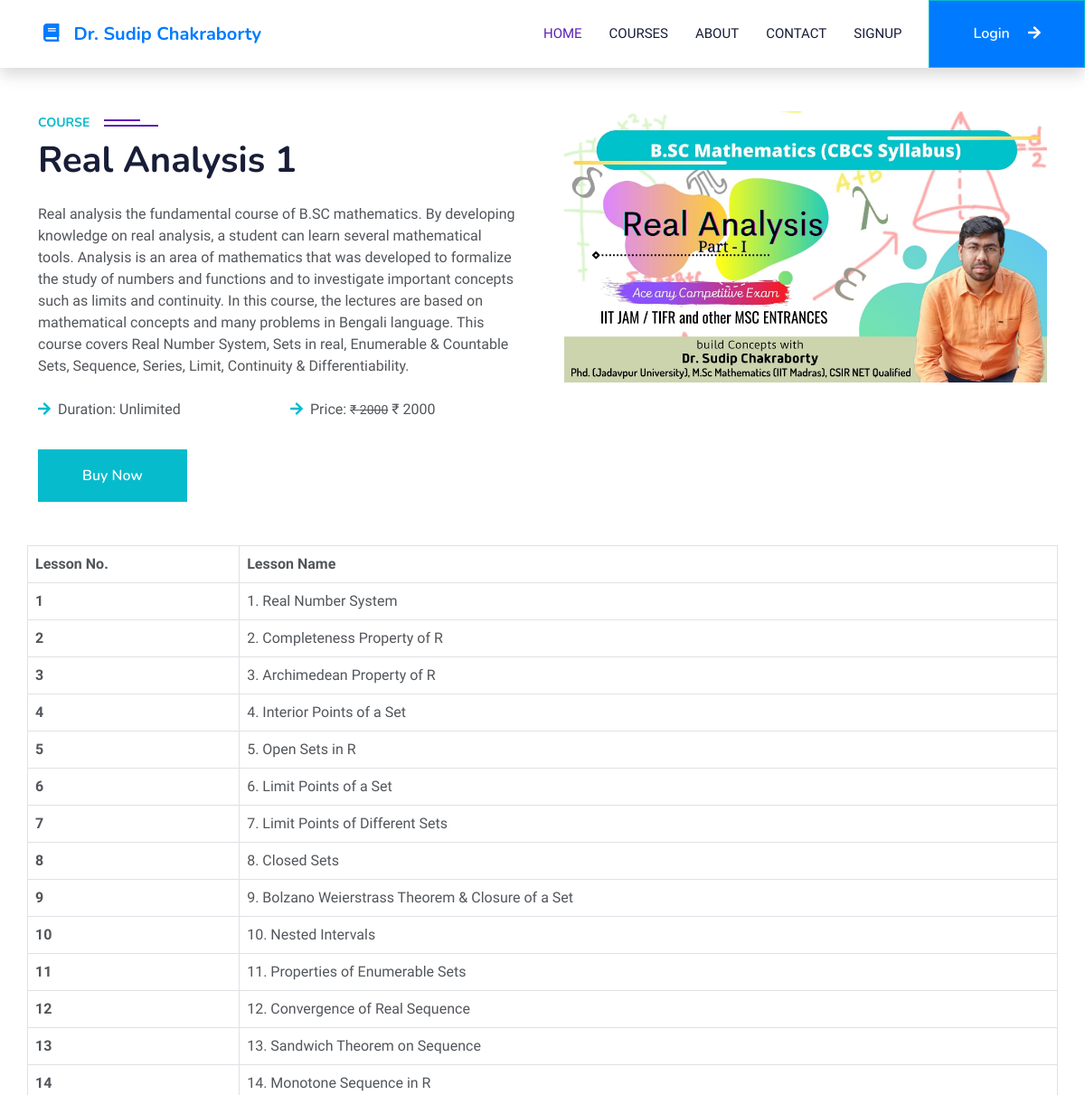
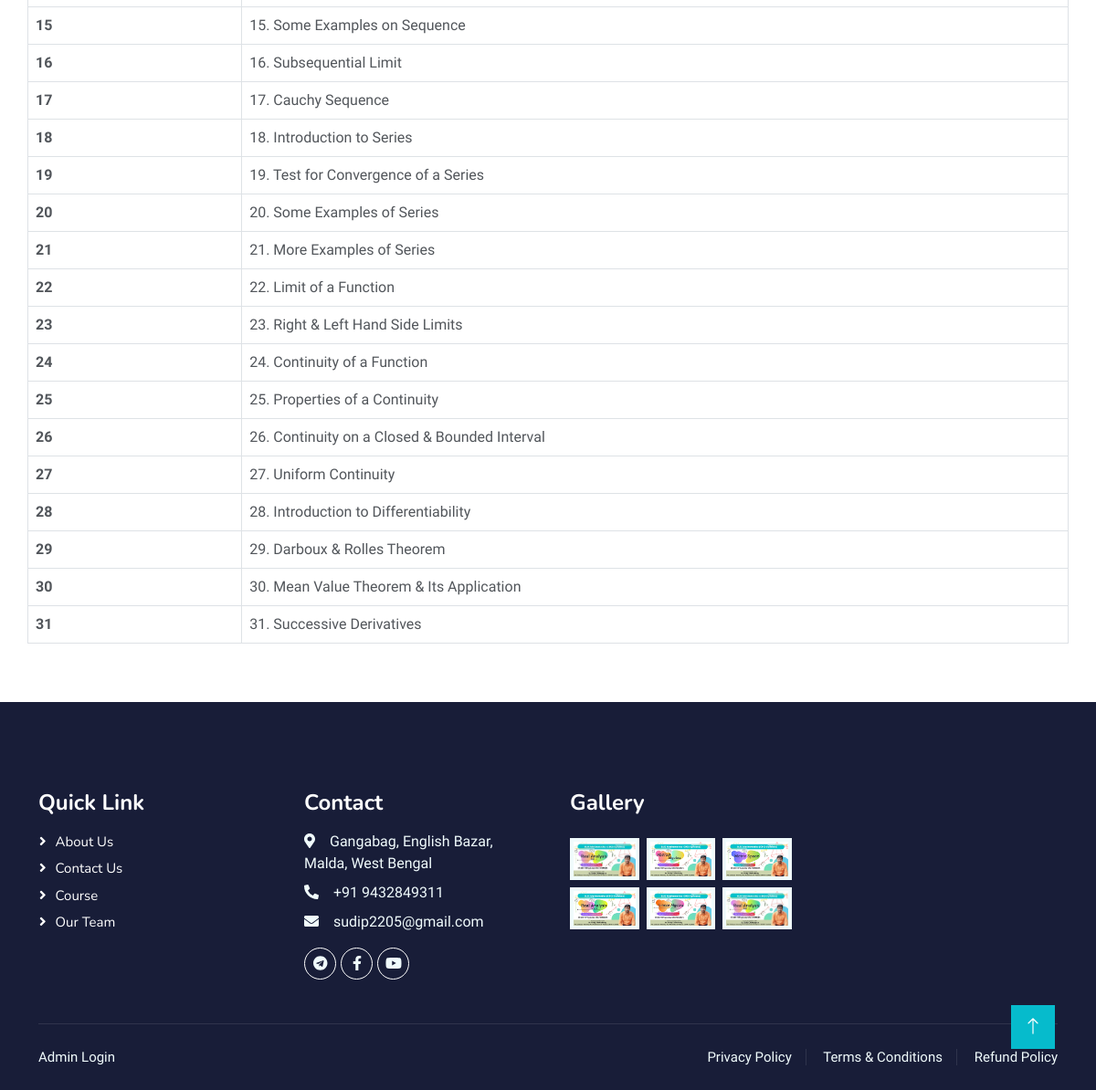
The page /coursedetails.php?course_id=1 on the database its author committed (2 pictures, top to bottom).
### tables this page shows
CREATE TABLE `course` (
  `course_id` int(11) NOT NULL,
  `course_name` text NOT NULL,
  `course_desc` text NOT NULL,
  `course_author` varchar(255) NOT NULL,
  `course_img` text NOT NULL,
  `course_duration` text NOT NULL,
  `course_price` int(11) NOT NULL,
  `course_original_price` int(11) NOT NULL,
  `course_key` text NOT NULL
);

CREATE TABLE `lesson` (
  `lesson_id` int(11) NOT NULL,
  `lesson_name` text NOT NULL,
  `lesson_desc` text NOT NULL,
  `lesson_link` text NOT NULL,
  `course_id` int(11) NOT NULL,
  `course_name` text NOT NULL
);

### coursedetails.php (the view, shortened to what this page needs)
<?php
 if(isset($_GET['course_id'])){
    $course_id = $_GET['course_id'];
}
include('./maininclude/header.php');
?>
    <div class="container-xxl py-5">
        <div class="container">
        <?php
    if(isset($_GET['course_id'])){
        $course_id = $_GET['course_id'];
        $sql = "SELECT * FROM course WHERE course_id = '$course_id'";
        $result = $conn->query($sql);
        $row = $result->fetch_assoc();
    }
?>
            <div class="row g-5">
                <div class="col-lg-6 wow fadeInUp" data-wow-delay="0.3s">
                    <h6 class="section-title bg-white text-start text-primary pe-3">Course</h6>
                    <h1 class="mb-4"> <?php echo $row['course_name'] ?></h1>
                    <p class="mb-4"><?php echo $row['course_desc'] ?></p>
                    <div class="row gy-2 gx-4 mb-4">
                        <div class="col-sm-6">
                            <p class="mb-0"><i class="fa fa-arrow-right text-primary me-2"></i>Duration: <?php echo $row['course_duration'] ?></p>
                        </div>
                        <div class="col-sm-6">
                            <p class="mb-0"><i class="fa fa-arrow-right text-primary me-2"></i>Price: <small><del>&#8377 <?php echo $row['course_original_price'] ?></del></small> <span class="font-weight-bolder">&#8377 <?php echo $row['course_price'] ?></span></p>
                        </div>
                    </div>
                    <form action="payment/pay" method="post">
                        <button type="submit" class="btn btn-primary py-3 px-5 mt-2" name="buy">Buy Now</button>
                    </form>
                </div>
                <div class="col-lg-6 wow fadeInUp" data-wow-delay="0.1s" style="min-height: 400px;">
                    <div class="position-relative h-100">
                        <img class="img-fluid position-absolute w-100 h-71" src="<?php echo str_replace('..','.', $row['course_img'])  ?>" alt="" style="object-fit: cover;">
                    </div>
                </div>
            </div>
        </div>
    </div>
    <div class="container">
        <div class="row">
        <table class="table table-bordered table-hover">
                <thead>
                    <tr>
                        <th scope="col">Lesson No.</th>
                        <th scope="col">Lesson Name</th>
                    </tr>
                </thead>
                <tbody>
                <?php
                    $sql = "SELECT * FROM lesson";
                    $result = $conn->query($sql);
                    if($result->num_rows > 0){
                        $num = 0;
                        while($row = $result->fetch_assoc()){
                            if($course_id == $row['course_id']){
                                    $num++;
                                echo '<tr>
                                            <th scope="row">'.$num.'</th>
                                            <td>'.$row['lesson_name'].'</td>
                                        </tr>';
                            }
                        }
                    }
                ?>
                </tbody>
            </table>
        </div>
    </div>
<?php
include('./maininclude/footer.php');
?>

### maininclude/header.php (shortened to what this page needs)
<!DOCTYPE html>
<html lang="en">
<head>
     <link rel="stylesheet" href="css/style.css">
<link href="https://cdnjs.cloudflare.com/ajax/libs/font-awesome/5.10.0/css/all.min.css" rel="stylesheet">
<link href="https://cdn.jsdelivr.net/npm/bootstrap-icons@1.4.1/font/bootstrap-icons.css" rel="stylesheet">
<link href="./Elearning/lib/animate/animate.min.css" rel="stylesheet">
<link href="./Elearning/lib/owlcarousel/assets/owl.carousel.min.css" rel="stylesheet">
<link href="./Elearning/css/bootstrap.min.css" rel="stylesheet">
<link href="./Elearning/css/style.css" rel="stylesheet">
<link href="./Elearning/css/style1.css" rel="stylesheet">
<link href="./Elearning/css/notification.css" rel="stylesheet">
    <link rel="stylesheet" href="https://cdnjs.cloudflare.com/ajax/libs/font-awesome/5.14.0/css/all.min.css" />
</head>
<body>
    <nav class="navbar navbar-expand-lg bg-white navbar-light shadow sticky-top p-0">
        <a href="index.php" class="navbar-brand d-flex align-items-center px-4 px-lg-5">
            <h2 class="m-0" style="font-size:20px;color:#007bff;"><i class="fa fa-book me-3" style="color:#007bff;"></i>Dr.  Sudip Chakraborty</h2>
        </a>
        <div class="collapse navbar-collapse" id="navbarCollapse">
            <div class="navbar-nav ms-auto p-4 p-lg-0">
                <a href="index" class="nav-item nav-link active">Home</a>
                     <a href="courses" class="nav-item nav-link">Courses</a>
                <a href="aboutus" class="nav-item nav-link">About</a>
                <a href="contact" class="nav-item nav-link">Contact</a>
                <?php
                  if(isset($_SESSION['is_login'])){
                    echo '
                    <a class="nav-item nav-link" href="student/studentProfile">My Profile</a>
                    <a class="nav-item nav-link" href="logout">Logout</a>';
                  } else {
                    echo '
                    <a class="nav-item nav-link" href="signup-user" >Signup</a>';
                  }
                ?>
            </div>
            <div>
            <?php
                  if(isset($_SESSION['is_login'])){
                    echo '';
                  } else {
                    echo '
                    <a class="btn btn-primary py-4 px-lg-5 d-non d-lg-block" href="login-user.php"  data-target="#stuLoginModalCenter" style="background:#007bff;">Login <i class="fa fa-arrow-right ms-3"></i></a>';
                  }
                ?>
            </div>
        </div>
    </nav>

### maininclude/footer.php (shortened to what this page needs)
        <div class="container-fluid bg-dark text-light footer pt-5 mt-5 wow fadeIn" data-wow-delay="0.1s">
        <div class="container py-5">
            <div class="row g-5">
                <div class="col-lg-3 col-md-6">
                    <h4 class="text-white mb-3">Quick Link</h4>
                    <a class="btn btn-link" href="aboutus">About Us</a>
                    <a class="btn btn-link" href="contact">Contact Us</a>
                    <a class="btn btn-link" href="courses">Course</a>
                    <a class="btn btn-link" href="Team">Our Team</a>
                </div>
                <div class="col-lg-3 col-md-6">
                    <h4 class="text-white mb-3">Contact</h4>
                    <p class="mb-2"><i class="fa fa-map-marker-alt me-3"></i>Gangabag, English Bazar, Malda, West Bengal </p>
                    <p class="mb-2"><i class="fa fa-phone-alt me-3"></i>+91 9432849311</p>
                    <p class="mb-2"><i class="fa fa-envelope me-3"></i>sudip2205@gmail.com</p>
                    <div class="d-flex pt-2">
                        <a class="btn btn-outline-light btn-social" href="https://t.me/sudipchakraborty123" target="_blank"><i class="fab fa-telegram"></i></a>
                        <a class="btn btn-outline-light btn-social" href="https://www.facebook.com/Dr-Sudip-Chakraborty-110532871526143" target="_blank"><i class="fab fa-facebook-f"></i></a>
                        <a class="btn btn-outline-light btn-social" href="https://www.youtube.com/c/DrSudipChakraborty/featured" target="_blank"><i class="fab fa-youtube"></i></a>
                    </div>
                </div>
                <div class="col-lg-3 col-md-6">
                    <a href="ImageGallery/imagegalary">
                    <h4 class="text-white mb-3">Gallery</h4></a>
                    <a href="./ImageGallery/imagegalary">
                    <div class="row g-2 pt-2">
                        <div class="col-4">
                            <img class="img-fluid bg-light p-1" src="./ImageGallery/Images/1.jpg" >
                        </div>
                        <div class="col-4">
                            <img class="img-fluid bg-light p-1" src="./image/courseimg/Abstract%20Algebra.jpg" id ="kalo"  alt="">
                        </div>
                        <div class="col-4">
                            <img class="img-fluid bg-light p-1" src="./image/courseimg/Metric Space.jpg" alt="">
                        </div>
                        <div class="col-4">
                            <img class="img-fluid bg-light p-1" src="./image/courseimg/Real Analysis Part 2.jpg" alt="">
                        </div>
                        <div class="col-4">
                            <img class="img-fluid bg-light p-1" src="./image/courseimg/Linear Algebra.jpg" alt="">
                        </div>
                        <div class="col-4">
                            <img class="img-fluid bg-light p-1" src="./ImageGallery/Images/1.jpg" alt="">
                        </div>
                    </div></a>
                </div>
            </div>
        </div>
        <div class="container">
            <div class="copyright">
                <div class="row">
                    <div class="col-md-6 text-center text-md-start mb-3 mb-md-0">
                        <a href="#login" data-toggle="modal" data-target="#adminLoginModalCenter">Admin Login</a>
                    </div>
                     <div class="col-md-6 text-center text-md-end">
                        <div class="footer-menu">
                             <a href="Privacy_Policy">Privacy Policy</a>
                            <a href="Terms_and_condition">Terms & Conditions</a>
                            <a href="Refund_policy.php">Refund Policy</a>
                        </div>
                    </div>
                </div>
            </div>
        </div>
    </div>
        <a href="#" class="btn btn-lg btn-primary btn-lg-square back-to-top"><i class="bi bi-arrow-up"></i></a>
</body>
</html>

### css/style.css (style rules this page uses)
.navbar-brand { font-family: 'Ubuntu', sans-serif; font-size: 1.5em; font-weight: bold; color: #fff; }

### Elearning/css/style.css (style rules this page uses)
:root { --primary: #5b21b6; --light: #F0FBFC; --dark: #181d38; }
.back-to-top { position: fixed; display: none; right: 45px; bottom: 45px; z-index: 99; }
.btn { font-family: 'Nunito', sans-serif; font-weight: 600; transition: .5s; }
.btn.btn-primary, .btn.btn-secondary { color: #FFFFFF; }
.btn-lg-square { width: 48px; height: 48px; }
.btn-square, .btn-sm-square, .btn-lg-square { padding: 0; display: flex; align-items: center; justify-content: center; font-weight: normal; border-radius: 0px; }
.navbar-light .navbar-nav .nav-link { margin-right: 30px; padding: 25px 0; color: #FFFFFF; font-size: 15px; text-transform: uppercase; outline: none; }
.navbar-light .navbar-nav .nav-link:hover, .navbar-light .navbar-nav .nav-link.active { color: var(--primary); }
.navbar-light .navbar-brand, .navbar-light a.btn { height: 75px; }
.navbar-light .navbar-nav .nav-link { color: var(--dark); font-weight: 500; }
.navbar-light.sticky-top { top:0px; transition: .5s; }
.section-title { position: relative; display: inline-block; text-transform: uppercase; }
.section-title::before { position: absolute; content: ""; width: calc(100% + 80px); height: 2px; top: 4px; left: -40px; background: var(--primary); z-index: -1; }
.section-title::after { position: absolute; content: ""; width: calc(100% + 120px); height: 2px; bottom: 5px; left: -60px; background: var(--primary); z-index: -1; }
.section-title.text-start::before { width: calc(100% + 40px); left: 0; }
.section-title.text-start::after { width: calc(100% + 60px); left: 0; }
.footer .btn.btn-social { margin-right: 5px; width: 35px; height: 35px; display: flex; align-items: center; justify-content: center; color: var(--light); font-weight: normal; border: 1px solid #FFFFFF; border-radius: 35px; transition: .3s; }
.footer .btn.btn-link { display: block; margin-bottom: 5px; padding: 0; text-align: left; color: #FFFFFF; font-size: 15px; font-weight: normal; text-transform: capitalize; transition: .3s; }
.footer .btn.btn-link::before { position: relative; content: "\f105"; font-family: "Font Awesome 5 Free"; font-weight: 900; margin-right: 10px; }
.footer .copyright { padding: 25px 0; font-size: 15px; border-top: 1px solid rgba(256, 256, 256, .1); }
.footer .copyright a { color: var(--light); }
.footer .footer-menu a { margin-right: 15px; padding-right: 15px; border-right: 1px solid rgba(255, 255, 255, .1); }
.footer .footer-menu a:last-child { margin-right: 0; padding-right: 0; border-right: none; }
h6 { font-size: 14px }

### Elearning/css/style1.css (style rules this page uses)
:root { --purple:#0E94F0; --pink:#0E94F0; --gradient:linear-gradient(90deg, var(--purple), var(--pink)); }

### rows shown on the page
course: course_name "Real Analysis 1", course_desc "Real analysis the fundamental course of B.SC mathematics. By developing knowledge on real analysis, a student can learn several mathematical tools. Analysis is an area of mathematics that was developed to formalize the study of numbers and functions and to investigate important concepts such as limits and continuity. In this course, the lectures are based on mathematical concepts and many problems in Bengali language. This course covers Real Number System, Sets in real, Enumerable & Countable Sets, Sequence, Series, Limit, Continuity & Differentiability.", course_duration "Unlimited", course_original_price "2000", course_price "2000", course_img (picture)
lesson: lesson_name "1. Real Number System"
lesson: lesson_name "2. Completeness Property of R"
lesson: lesson_name "3. Archimedean Property of R"
lesson: lesson_name "4. Interior Points of a Set"
lesson: lesson_name "5. Open Sets in R"
lesson: lesson_name "6. Limit Points of a Set"
lesson: lesson_name "7. Limit Points of Different Sets"
lesson: lesson_name "8. Closed Sets"
lesson: lesson_name "9. Bolzano Weierstrass Theorem & Closure of a Set"
lesson: lesson_name "10. Nested Intervals"
lesson: lesson_name "11. Properties of Enumerable Sets"
lesson: lesson_name "12. Convergence of Real Sequence"
lesson: lesson_name "13. Sandwich Theorem on Sequence"
lesson: lesson_name "14. Monotone Sequence in R"
lesson: lesson_name "15. Some Examples on Sequence"
lesson: lesson_name "16. Subsequential Limit"
lesson: lesson_name "17. Cauchy Sequence"
lesson: lesson_name "18. Introduction to Series"
lesson: lesson_name "19. Test for Convergence of a Series"
lesson: lesson_name "20. Some Examples of Series"
lesson: lesson_name "21. More Examples of Series"
lesson: lesson_name "22. Limit of a Function"
lesson: lesson_name "23. Right & Left Hand Side Limits"
lesson: lesson_name "24. Continuity of a Function"
lesson: lesson_name "25. Properties of a Continuity"
lesson: lesson_name "26. Continuity on a Closed & Bounded Interval"
lesson: lesson_name "27. Uniform Continuity"
lesson: lesson_name "28. Introduction to Differentiability"
lesson: lesson_name "29. Darboux & Rolles Theorem"
lesson: lesson_name "30. Mean Value Theorem & Its Application"
lesson: lesson_name "31. Successive Derivatives"
